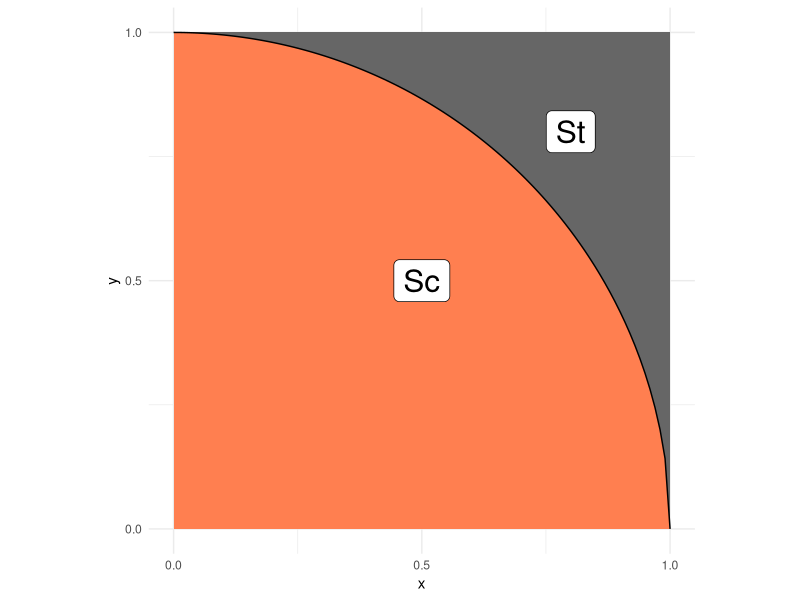
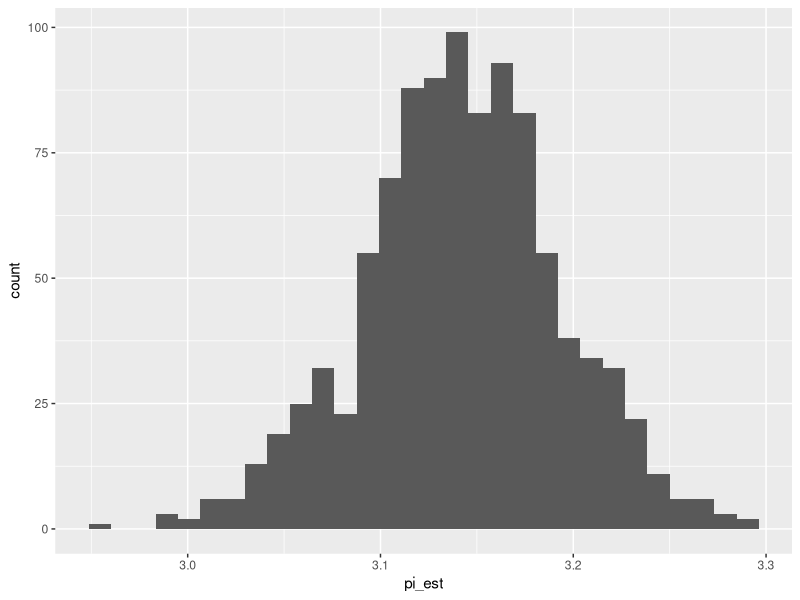

Recreate these plots in R, in order.
## ---- chunk 1
library(tidyverse)
library(rsample)
## ---- chunk 2
## NOTE: No need to edit; this visual helps explain the pi estimation scheme
tibble(x = seq(0, 1, length.out = 100)) %>%
  mutate(y = sqrt(1 - x^2)) %>%

  ggplot(aes(x, y)) +
  annotate(
    "rect",
    xmin = 0, ymin = 0, xmax = 1, ymax = 1,
    fill = "grey40",
    size = 1
  ) +
  geom_ribbon(aes(ymin = 0, ymax = y), fill = "coral") +
  geom_line() +
  annotate(
    "label",
    x = 0.5, y = 0.5, label = "Sc",
    size = 8
  ) +
  annotate(
    "label",
    x = 0.8, y = 0.8, label = "St",
    size = 8
  ) +
  scale_x_continuous(breaks = c(0, 1/2, 1)) +
  scale_y_continuous(breaks = c(0, 1/2, 1)) +
  theme_minimal() +
  coord_fixed()
## ---- chunk 3
## TASK: Choose a sample size and generate samples
n <- 1000 # Choose a sample size
df_q1 <- data.frame(
  x = pnorm(rnorm(n)),
  y = pnorm(rnorm(n))
) # Generate the data
## ---- chunk 4
## NOTE: Do not edit this code
# Correct sample size
assertthat::assert_that(
  dim(df_q1) %>%
    .[[1]] == n,
  msg = "The sample size should be `n`"
)
# Correct column names
assertthat::assert_that(
  setequal(names(df_q1), c("x", "y")),
  msg = "df_q1 must include the columns `x` and `y`"
)
print("Good")
## ---- chunk 5
## TASK: Finish implementing this function
stat <- function(x, y) {
  inside <- x^2 + y^2 <= 1
  return(4 * inside)
}
## ---- chunk 6
## TASK: Finish writing these assert statements

# Check the value for points *inside* the circle
assertthat::assert_that(
  tibble(x = 0.5, y = 0.5) %>% # Pick a point *inside* the circle
    mutate(stat = stat(x, y)) %>%
    pull(stat) %>%
    .[[1]] == 
      4,
  msg = "Incorrect value when a point is inside the circle"
)

# Check the value for points *outside* the circle
assertthat::assert_that(
  tibble(x = 2, y = 2) %>% # Pick a point *outside* the circle
    mutate(stat = stat(x, y)) %>%
    pull(stat) %>%
    .[[1]] ==
      0,
  msg = "Incorrect value when a point is outside the circle"
)
print("Your assertions passed, but make sure they're checking the right thing!")
## ---- chunk 7
## TASK: Estimate pi using your data from q1
df_q3 <-
  df_q1 %>%
  summarise(pi_est = mean(stat(x, y)))
df_q3
## ---- chunk 8
## NOTE: Do not edit this code
# Correct sample size
assertthat::assert_that(
  dim(df_q3) %>%
    .[[1]] == 1,
  msg = "This result should have just one row"
)
# Correct column names
assertthat::assert_that(
  setequal(names(df_q3), c("pi_est")),
  msg = "df_q3 must include the column `pi_est`"
)
print("Good")
## ---- chunk 9
## TASK: Finish the code below
df_q4 <-
  df_q1 %>%
  bootstraps(., times = 1000) %>%
  mutate(
    pi_est = map_dbl(
      splits,
      function(split_df) {
        analysis(split_df) %>%
          summarise(pi_est = mean(stat(x, y))) |>
          pull(pi_est)
      }
    )
  )

## NOTE: Do not edit; use this to visualize your results
df_q4 %>%
  ggplot(aes(pi_est)) +
  geom_histogram()
## ---- chunk 10
## TASK: Compute a bootstrap confidence interval at the 95% level (alpha = 0.05)
df_q5 <-
  df_q4 %>%
  summarize(
    # TODO: Compute pi_lo and pi_up
    pi_lo = quantile(pi_est, 0.05 / 2),
    pi_up = quantile(pi_est, 1 - 0.05 / 2)
  )

df_q5
## ---- chunk 11

z <- qnorm(1 - 0.05 / 2)  # z-value for 95% confidence ≈ 1.96


df_q1 %>%
  mutate(stat_val = stat(x, y)) %>%
  summarise(
    pi_est = mean(stat_val),
    se = sd(stat_val) / sqrt(n()),  # Standard error
    pi_lo = pi_est - z * se,
    pi_up = pi_est + z * se
  )
  
